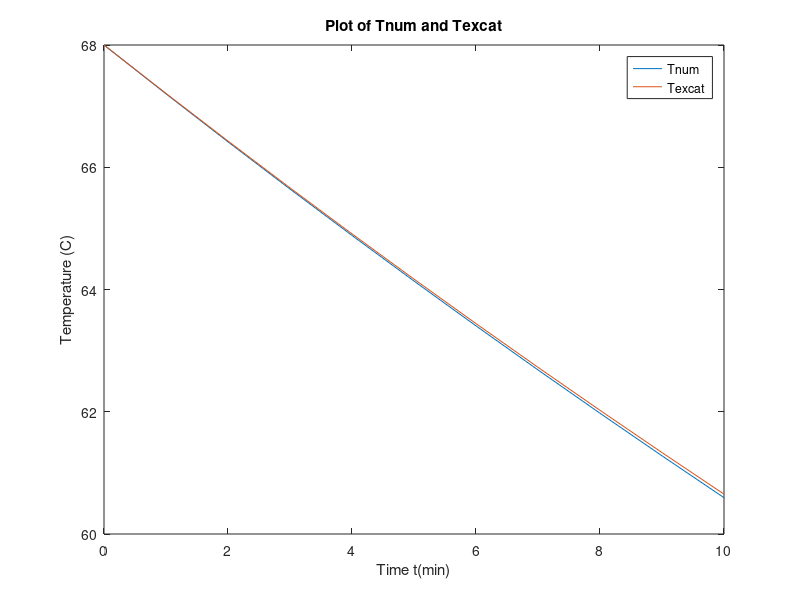

Write the MATLAB code that produced this figure.
%Parameters of model
Ta = 21;  %Ambient Temperature C
k = 0.017;             

%Dependent variables
Tnum = zeros(11, 1);    %Array to store temperautre calculated numerically
Texcat = zeros(11, 1);  %Array to store temperature calculated anlytically

%Independent variables
t = zeros(11, 1);    

%Setting the intial values 
To = 68;
Tnum(1) = To;
Texcat(1) = To;

for i=2:11
    t(i) = 1+t(i-1);
    Texcat(i) = Ta + 47*exp(-k*t(i));
    Tnum(i) = Tnum(i-1) - (k*(Tnum(i-1)-Ta)*(t(i)-t(i-1)));
end

a = plot(t, Tnum, t, Texcat);
title('Plot of Tnum and Texcat');
xlabel('Time t(min)');
ylabel('Temperature (C)');
legend('Tnum','Texcat');